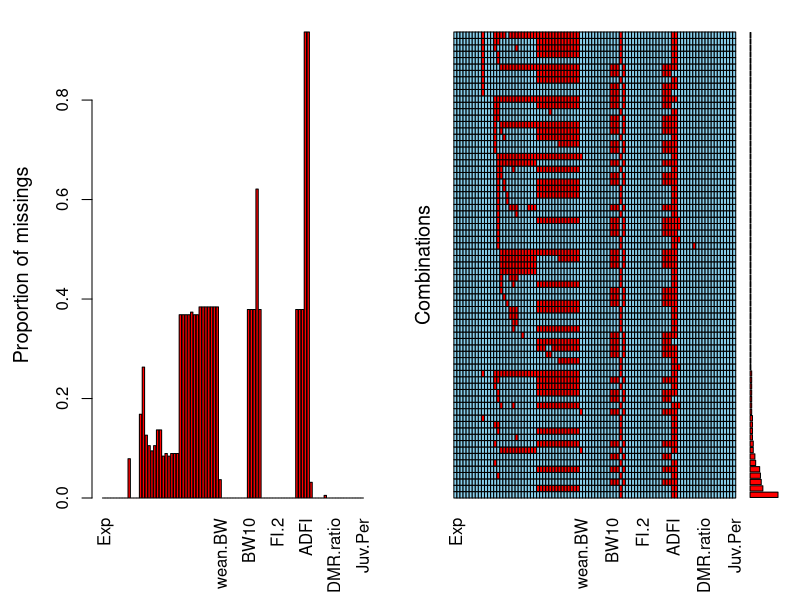
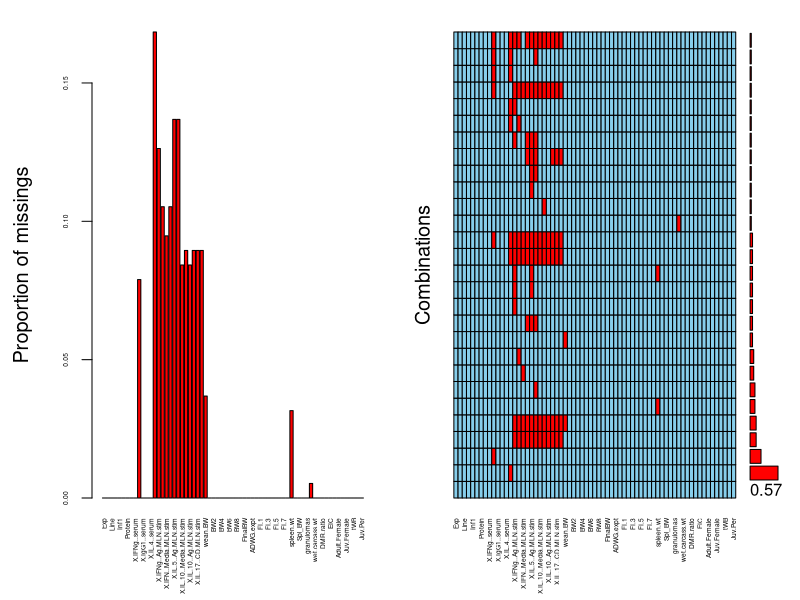
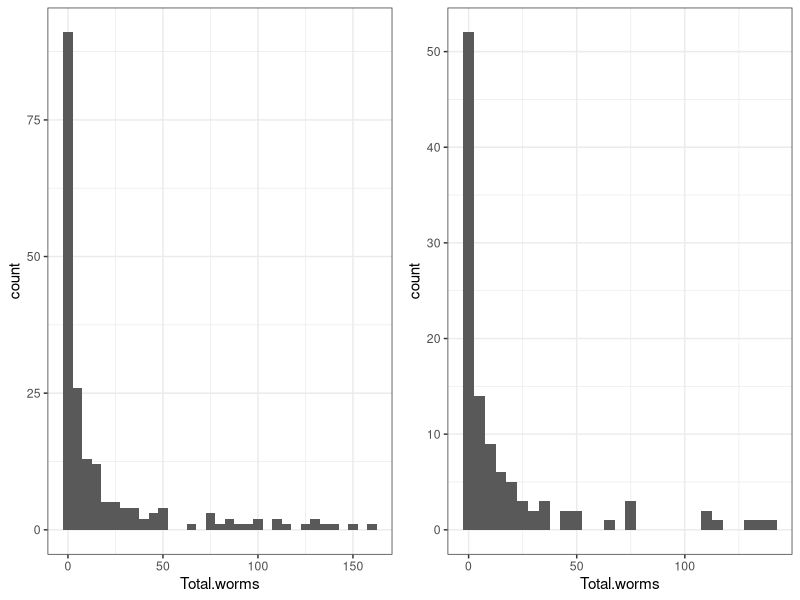
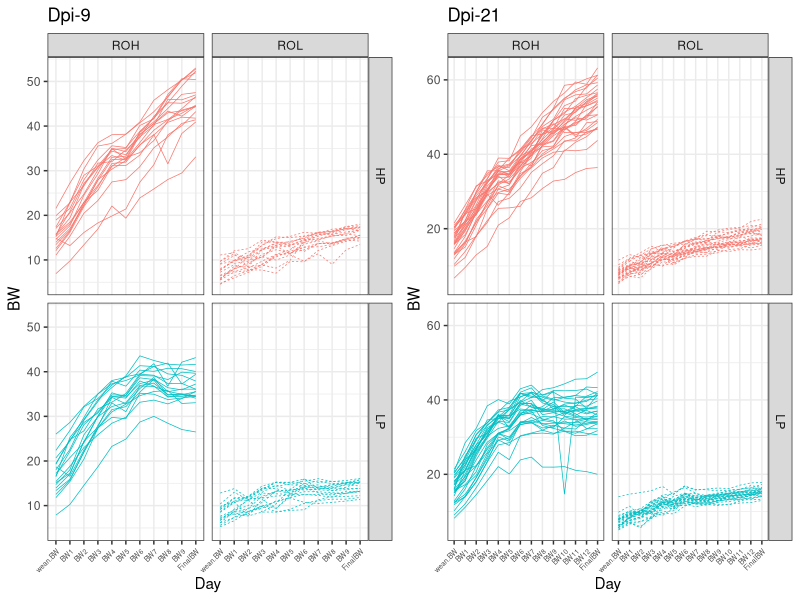
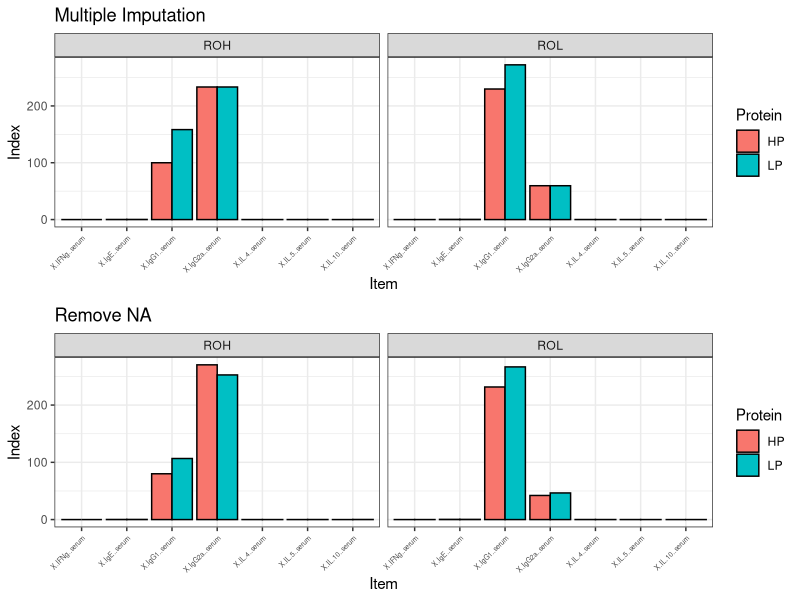

Write the R code that produced these figures, in order.
## ---- chunk 1
rm(list = ls())
## ---- chunk 2
library(dplyr)
library(ggplot2)
library(ggpubr)
library(VIM)
library(mice)
library(MASS)
library(reshape2)
## ---- chunk 3
rawdata <- read.csv("Data/SB-105-Full.csv")
glimpse(rawdata)
## ---- chunk 4
summary(rawdata)
## ---- chunk 5
aggr(rawdata)
## ---- chunk 6
aggr(rawdata, plot = FALSE)
## ---- chunk 7
missing_data <- aggr(rawdata, plot = FALSE)$missings
data <- filter(missing_data, Count < 50)
data1 <- rawdata[, data$Variable]
## ---- chunk 8
aggr(data1, only.miss = T, 
     cex.axis = 0.4, bars = T)
## ---- chunk 9
imp <- mice(data1)
data1.1 <- complete(imp)
## ---- chunk 10
data1.2 <- na.omit(data1)
## ---- chunk 11
p1.1 <- ggplot(data1.1, aes(x = Total.worms)) + 
  geom_histogram(binwidth = 5) + 
  theme_bw()

p1.2 <- ggplot(data1.2, aes(x = Total.worms)) + 
  geom_histogram(binwidth = 5) + 
  theme_bw()

ggarrange(p1.1, p1.2)
## ---- chunk 12
BW_data <- rawdata[, c(2:8, 42:57)]

BW_data_d9 <- filter(BW_data, Dpi == 9)
BW_data_d9 <- BW_data_d9[ ,-(18:22)]
BW_data_d9 <- melt(BW_data_d9, measure.vars = 8:18, 
                variable.name = "Day", value.name = "BW")
BW_data_d21 <- filter(BW_data, Dpi == 21)
BW_data_d21 <- BW_data_d21[ ,-c(21, 22)]
BW_data_d21 <- melt(BW_data_d21, measure.vars = 8:21, 
                variable.name = "Day", value.name = "BW")

p2.1 <- ggplot(BW_data_d9, aes(Day, BW)) + 
  geom_line(aes(group = Mouse, colour = Protein, linetype = Line), size = 0.25) +
  facet_grid(Protein~ Line) + 
  theme_bw() + 
  theme(axis.text.x = element_text(size = 5, hjust = 1, angle = 45), legend.position = "None") + 
  labs(title = "Dpi-9")

p2.2 <- ggplot(BW_data_d21, aes(Day, BW)) + 
  geom_line(aes(group = Mouse, colour = Protein, linetype = Line), size = 0.25) +
  facet_grid(Protein~ Line) + 
  theme_bw() + 
  theme(axis.text.x = element_text(size = 5, hjust = 1, angle = 45), legend.position = "None") + 
  labs(title = "Dpi-21")

ggarrange(p2.1, p2.2)
## ---- chunk 13
Serum_data <- rawdata[, c(2:8, 9:15)]
Serum_data <- melt(Serum_data, measure.vars = 8:14, 
                variable.name = "Item", value.name = "Index" )
Serum_data$Index <- as.numeric(Serum_data$Index)

imp_Serum <- mice(Serum_data)
Serum_data_1 <- complete(imp_Serum)
Serum_data_1 <- Serum_data_1 %>%
  group_by(Line, Protein, Item) %>% 
  summarise(mean(Index), sd(Index))
Serum_data_1 <- data_frame(Serum_data_1)
names(Serum_data_1) <- c("Line", "Protein", "Item", "Index", "sd")

Serum_data_2 <- na.omit(Serum_data)
Serum_data_2 <- Serum_data_2 %>%
  group_by(Line, Protein, Item) %>% 
  summarise(mean(Index), sd(Index))
names(Serum_data_2) <- c("Line", "Protein", "Item", "Index", "sd")

p3.1 <- ggplot(Serum_data_1,aes(x = Item, y = Index, fill = Protein)) +
  geom_bar(stat = 'identity', position = 'dodge',colour='black') +
  facet_wrap(~ Line) + 
  theme_bw() + 
  theme(axis.text.x = element_text(angle = 45,hjust = 1,size = 5)) + 
  labs(title = "Multiple Imputation")

p3.2 <- ggplot(Serum_data_2,aes(x = Item, y = Index, fill = Protein)) +
  geom_bar(stat = 'identity', position = 'dodge',colour='black') +
  facet_wrap(~ Line) + 
  theme_bw() + 
  theme(axis.text.x = element_text(angle = 45,hjust = 1,size = 5)) + 
  labs(title = "Remove NA")
ggarrange(p3.1, p3.2, ncol = 1)
## ---- chunk 14
QPCR_data <- rawdata[, c(2:8, 28:41)]
QPCR_data <- melt(QPCR_data, measure.vars = 8:21, 
                variable.name = "Cytokines", value.name = "Expression" )
QPCR_data <- 

  

## ---- chunk 15
FI_data <- rawdata[, c(2:8, 61:71)]
FI_data_d9 <- filter(FI_data, Dpi == 9)
FI_data_d9 <- FI_data_d9[ ,-(16:18)]
FI_data_d9 <- melt(FI_data_d9, measure.vars = 8:15, 
                variable.name = "Day", value.name = "FI")


FI_data_d21 <- filter(FI_data, Dpi == 21)
FI_data_d21 <- melt(FI_data_d21, measure.vars = 8:18, 
                variable.name = "Day", value.name = "FI")

summarise(group_by(FI_data_d9, Mouse), mean(FI))

## ---- chunk 16
model0 <- glm.nb(Total.worms ~ ., data = data1.1[, 2:67] )
summary(model0)
